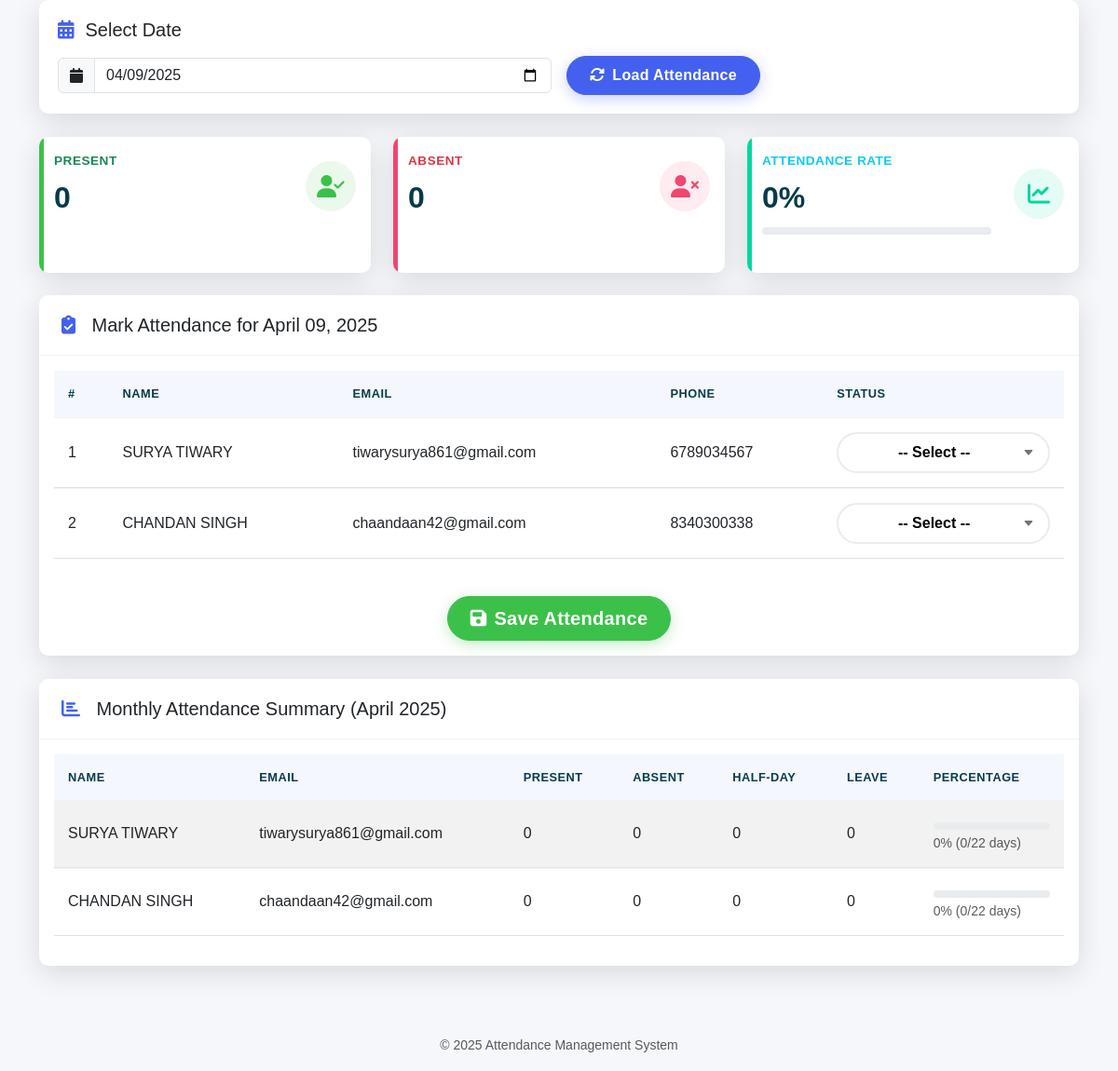
Page /php/attendence.php on the earlier database version.
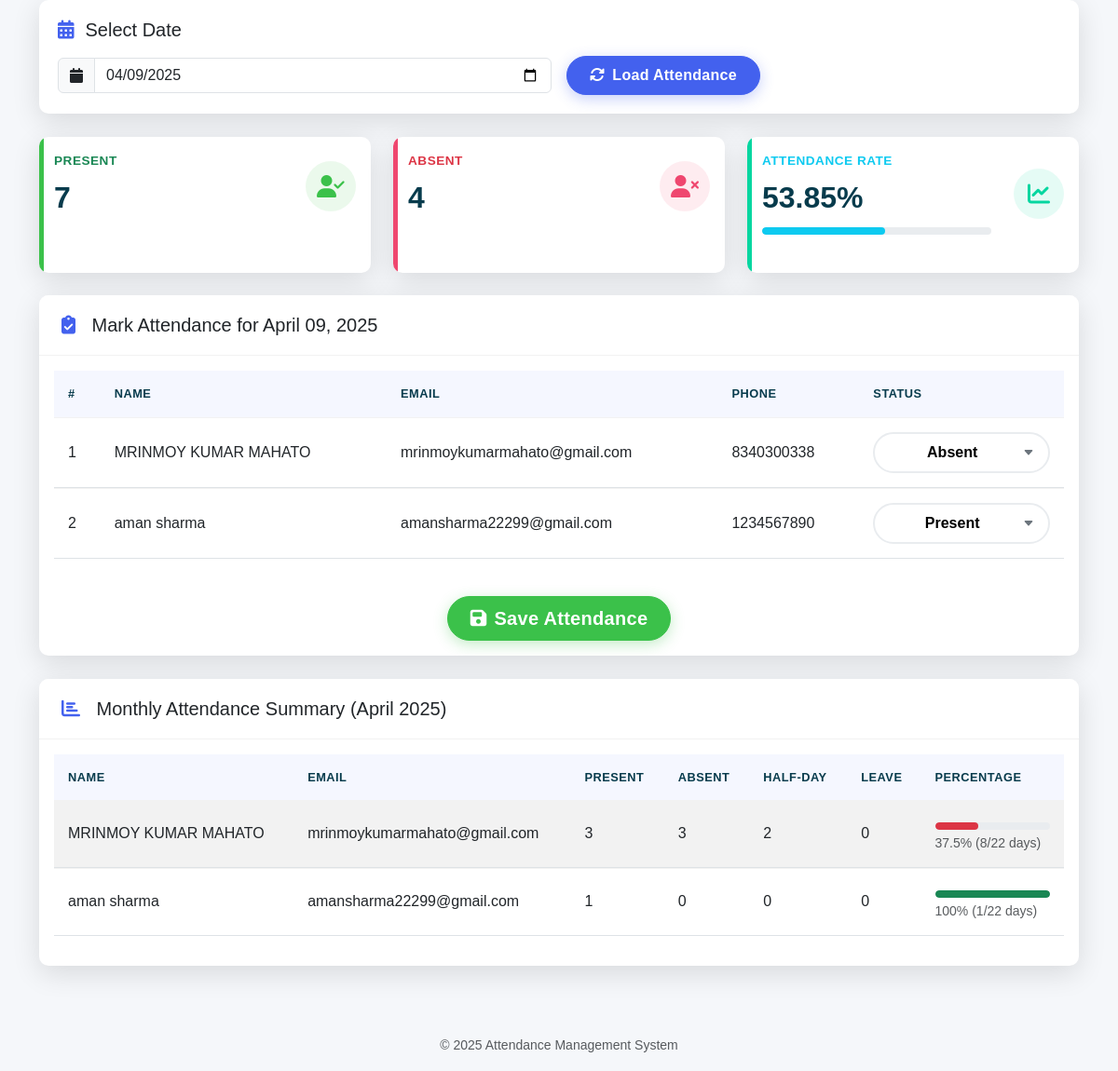
Same page on the later database version.
### tables this page shows
CREATE TABLE `members` (
  `id` int(11) NOT NULL,
  `firstname` varchar(50) NOT NULL,
  `lastname` varchar(50) DEFAULT NULL,
  `email` varchar(50) NOT NULL,
  `phoneNumber` varchar(15) NOT NULL,
  `aadharNo` varchar(20) NOT NULL,
  `vehicle` varchar(255) DEFAULT NULL
);

### php/attendence.php (the view, shortened to what the changed rows need)
<?php
$servername = "localhost";
$username = "root";
$password = "";
$dbname = "final";
$conn = new mysqli($servername, $username, $password, $dbname);
$date = isset($_POST['date']) ? $_POST['date'] : date("Y-m-d");
$month = date("m", strtotime($date));
$year = date("Y", strtotime($date));
$result = $conn->query("SELECT * FROM members");
$members = [];
while ($row = $result->fetch_assoc()) {
    $members[] = $row;
}
$current_attendance = [];
$att_today_query = "SELECT email, status FROM attendance WHERE date = '$date'";
$att_today_result = $conn->query($att_today_query);
if ($att_today_result && $att_today_result->num_rows > 0) {
    while ($att_row = $att_today_result->fetch_assoc()) {
        $current_attendance[$att_row['email']] = $att_row['status'];
    }
}
$days_in_month = cal_days_in_month(CAL_GREGORIAN, $month, $year);
?>
<!DOCTYPE html>
<html lang="en">
<head>
    <link rel="stylesheet" href="https://cdnjs.cloudflare.com/ajax/libs/bootstrap/5.3.0/css/bootstrap.min.css">
    <link rel="stylesheet" href="https://cdnjs.cloudflare.com/ajax/libs/font-awesome/6.4.0/css/all.min.css">
    <link rel="stylesheet" href="https://cdnjs.cloudflare.com/ajax/libs/datatables/1.10.21/css/dataTables.bootstrap5.min.css">
    <link rel="stylesheet" href="https://cdnjs.cloudflare.com/ajax/libs/limonte-sweetalert2/11.7.12/sweetalert2.min.css">
</head>
<body>
    <div class="container">
        <div class="row animate-in" style="animation-delay: 0.2s;">
            <?php
            $total_present = 0;
            $total_absent = 0;
            $total_records = 0;
            $monthly_stats_query = "SELECT status, COUNT(*) as count FROM attendance
                                   WHERE MONTH(date) = $month AND YEAR(date) = $year
                                   GROUP BY status";
            $monthly_stats_result = $conn->query($monthly_stats_query);
            if ($monthly_stats_result && $monthly_stats_result->num_rows > 0) {
                while ($stat = $monthly_stats_result->fetch_assoc()) {
                    if ($stat['status'] == 'Present') {
                        $total_present = $stat['count'];
                    } elseif ($stat['status'] == 'Absent') {
                        $total_absent = $stat['count'];
                    }
                    $total_records += $stat['count'];
                }
            }
            $attendance_percentage = $total_records > 0 ? round(($total_present / $total_records) * 100, 2) : 0;
            ?>
            <div class="col-xl-4 col-md-6 mb-4">
                <div class="card border-0 stats-card present h-100">
                    <div class="card-body">
                        <div class="row no-gutters align-items-center">
                            <div class="col mr-2">
                                <div class="stats-text text-success mb-1">Present</div>
                                <div class="stats-number"><?php echo $total_present; ?></div>
                            </div>
                        </div>
                    </div>
                </div>
            </div>
            <div class="col-xl-4 col-md-6 mb-4">
                <div class="card border-0 stats-card absent h-100">
                    <div class="card-body">
                        <div class="row no-gutters align-items-center">
                            <div class="col mr-2">
                                <div class="stats-text text-danger mb-1">Absent</div>
                                <div class="stats-number"><?php echo $total_absent; ?></div>
                            </div>
                        </div>
                    </div>
                </div>
            </div>
            <div class="col-xl-4 col-md-6 mb-4">
                <div class="card border-0 stats-card percentage h-100">
                    <div class="card-body">
                        <div class="row no-gutters align-items-center">
                            <div class="col mr-2">
                                <div class="stats-text text-info mb-1">Attendance Rate</div>
                                <div class="stats-number"><?php echo $attendance_percentage; ?>%</div>
                                <div class="progress">
                                    <div class="progress-bar bg-info" role="progressbar" style="width: <?php echo $attendance_percentage; ?>%"
                                         aria-valuenow="<?php echo $attendance_percentage; ?>" aria-valuemin="0" aria-valuemax="100"></div>
                                </div>
                            </div>
                        </div>
                    </div>
                </div>
            </div>
        </div>
        <div class="row animate-in" style="animation-delay: 0.3s;">
            <div class="col-lg-12">
                <div class="card">
                    <div class="card-body">
                        <form method="POST" action="save_attendance.php" id="attendanceForm">
                            <div class="table-responsive">
                                <table class="table table-hover" id="attendanceTable">
                                    <thead>
                                        <tr>
                                            <th>#</th>
                                            <th>Name</th>
                                            <th>Email</th>
                                            <th>Phone</th>
                                            <th>Status</th>
                                        </tr>
                                    </thead>
                                    <tbody>
                                        <?php foreach ($members as $index => $row): ?>
                                            <?php
                                                $status = isset($current_attendance[$row['email']]) ? $current_attendance[$row['email']] : '';
                                            ?>
                                            <tr>
                                                <td><?php echo $index + 1; ?></td>
                                                <td><?php echo $row['firstname'] . ' ' . $row['lastname']; ?></td>
                                                <td><?php echo $row['email']; ?></td>
                                                <td><?php echo $row['phoneNumber']; ?></td>
                                                <td>
                                                    <select name="attendance[<?php echo $row['email']; ?>]" class="select-status" data-email="<?php echo $row['email']; ?>">
                                                        <option value="" <?php echo ($status == '') ? 'selected' : ''; ?>>-- Select --</option>
                                                        <option value="Present" <?php echo ($status == 'Present') ? 'selected' : ''; ?>>Present</option>
                                                        <option value="Absent" <?php echo ($status == 'Absent') ? 'selected' : ''; ?>>Absent</option>
                                                    </select>
                                                </td>
                                            </tr>
                                        <?php endforeach; ?>
                                    </tbody>
                                </table>
                            </div>
                        </form>
                    </div>
                </div>
            </div>
        </div>
        <div class="row animate-in" style="animation-delay: 0.4s;">
            <div class="col-lg-12">
                <div class="card">
                    <div class="card-body">
                        <div class="table-responsive">
                            <table class="table table-striped" id="summaryTable">
                                <thead>
                                    <tr>
                                        <th>Name</th>
                                        <th>Email</th>
                                        <th>Present</th>
                                        <th>Absent</th>
                                        <th>Half-Day</th>
                                        <th>Leave</th>
                                        <th>Percentage</th>
                                    </tr>
                                </thead>
                                <tbody>
                                    <?php
                                    foreach ($members as $row) {
                                        $email = $row['email'];
                                        $name = $row['firstname'] . ' ' . $row['lastname'];
                                        $att_q = "SELECT status FROM attendance
                                                WHERE email = '$email'
                                                AND MONTH(date) = $month
                                                AND YEAR(date) = $year";
                                        $att_result = $conn->query($att_q);
                                        $present = 0;
                                        $absent = 0;
                                        $half_day = 0;
                                        $leave = 0;
                                        $total = 0;
                                        if ($att_result && $att_result->num_rows > 0) {
                                            while ($att = $att_result->fetch_assoc()) {
                                                $total++;
                                                if ($att['status'] == 'Present') {
                                                    $present++;
                                                } elseif ($att['status'] == 'Absent') {
                                                    $absent++;
                                                } elseif ($att['status'] == 'Half-Day') {
                                                    $half_day++;
                                                } elseif ($att['status'] == 'Leave') {
                                                    $leave++;
                                                }
                                            }
                                        }
                                        $working_days = 0;
                                        for ($day = 1; $day <= $days_in_month; $day++) {
                                            $check_date = sprintf("%04d-%02d-%02d", $year, $month, $day);
                                            $day_of_week = date("N", strtotime($check_date));
                                            if ($day_of_week < 6) {
                                                $working_days++;
                                            }
                                        }
                                        $percent = $total > 0 ? round(($present / $total) * 100, 2) : 0;
                                        $progress_color = $percent >= 75 ? "bg-success" : ($percent >= 50 ? "bg-warning" : "bg-danger");
                                        echo "<tr>
                                                <td>$name</td>
                                                <td>$email</td>
                                                <td>$present</td>
                                                <td>$absent</td>
                                                <td>$half_day</td>
                                                <td>$leave</td>
                                                <td>
                                                    <div class='progress' data-bs-toggle='tooltip' title='$percent%'>
                                                        <div class='progress-bar $progress_color' role='progressbar' style='width: $percent%'
                                                             aria-valuenow='$percent' aria-valuemin='0' aria-valuemax='100'></div>
                                                    </div>
                                                    <small class='text-muted mt-1 d-block'>$percent% ($total/$working_days days)</small>
                                                </td>
                                              </tr>";
                                    }
                                    ?>
                                </tbody>
                            </table>
                        </div>
                    </div>
                </div>
            </div>
        </div>
    </div>
</body>
</html>

Differences in the rows shown:
removed members: firstname "SURYA", lastname "TIWARY", email "tiwarysurya861@gmail.com", phoneNumber "6789034567", email "-- Select --", name "SURYA TIWARY", present "0", absent "0", half_day "0", leave "0", percent "0", total "0", working_days "22"
removed members: firstname "CHANDAN", lastname "SINGH", email "chaandaan42@gmail.com", phoneNumber "8340300338", email "-- Select --", name "CHANDAN SINGH", present "0", absent "0", half_day "0", leave "0", percent "0", total "0", working_days "22"
added members: firstname "MRINMOY KUMAR", lastname "MAHATO", email "mrinmoykumarmahato@gmail.com", phoneNumber "8340300338", email "Absent", name "MRINMOY KUMAR MAHATO", present "3", absent "3", half_day "2", leave "0", percent "37.5", total "8", working_days "22"
added members: firstname "aman", lastname "sharma", email "amansharma22299@gmail.com", phoneNumber "1234567890", email "Present", name "aman sharma", present "1", absent "0", half_day "0", leave "0", percent "100", total "1", working_days "22"
Other differences:
$total_present: "0" → "7"
$total_absent: "0" → "4"
$attendance_percentage: "0" → "53.85"
